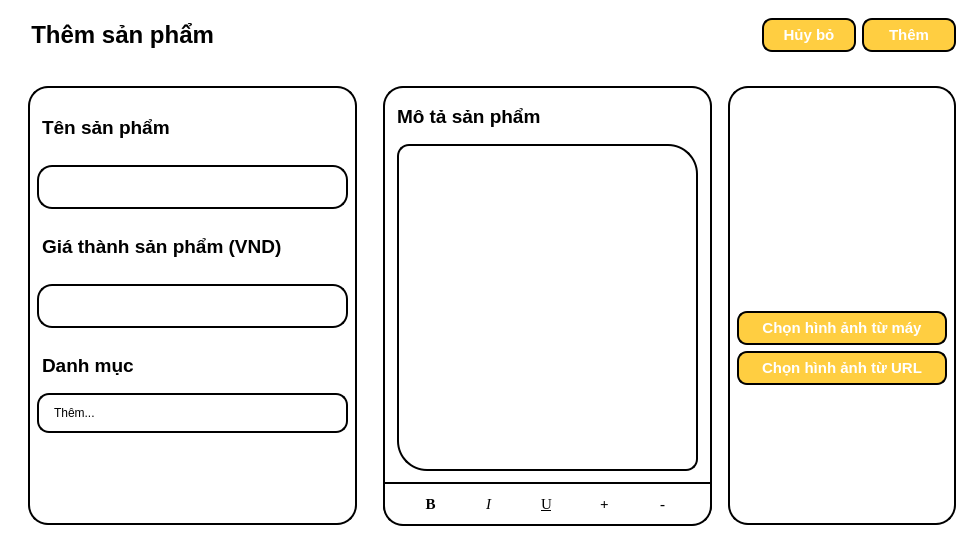
<?xml version="1.0" encoding="UTF-8"?>
<ui version="4.0">
 <class>MainWindow</class>
 <widget class="QMainWindow" name="MainWindow">
  <property name="geometry">
   <rect>
    <x>0</x>
    <y>0</y>
    <width>974</width>
    <height>553</height>
   </rect>
  </property>
  <property name="windowTitle">
   <string>MainWindow</string>
  </property>
  <property name="styleSheet">
   <string notr="true">background-color: white;
color: black;</string>
  </property>
  <widget class="QWidget" name="centralwidget">
   <layout class="QVBoxLayout" name="verticalLayout">
    <item>
     <widget class="QWidget" name="widget" native="true">
      <property name="styleSheet">
       <string notr="true">max-height: 60px;</string>
      </property>
      <layout class="QHBoxLayout" name="horizontalLayout_2">
       <item>
        <widget class="QLabel" name="l_title">
         <property name="font">
          <font>
           <family>Segoe UI</family>
           <pointsize>18</pointsize>
           <weight>75</weight>
           <bold>true</bold>
          </font>
         </property>
         <property name="text">
          <string>  Thêm sản phẩm</string>
         </property>
        </widget>
       </item>
       <item>
        <widget class="QPushButton" name="cancel">
         <property name="font">
          <font>
           <family>Segoe UI</family>
           <pointsize>11</pointsize>
           <weight>75</weight>
           <bold>true</bold>
          </font>
         </property>
         <property name="styleSheet">
          <string notr="true">QPushButton{
	border: 2px solid black;
	height: 30px;
	border-radius: 10px;
	background-color: #FFCE41;
	color: white;
	max-width: 90px;
	min-width: 90px;
}

QPushButton::hover{
	border: 3px solid black;
	height: 30px;
	border-radius: 10px;
	background-color: #FFCE41;
	max-width: 90px;
	min-width: 90px;
}

QPushButton::pressed{
	border: 3px solid black;
	height: 30px;
	border-radius: 10px;
	background-color: rgb(234, 188, 59);
	max-width: 90px;
	min-width: 90px;
}</string>
         </property>
         <property name="text">
          <string>Hủy bỏ</string>
         </property>
        </widget>
       </item>
       <item>
        <widget class="QPushButton" name="add">
         <property name="font">
          <font>
           <family>Segoe UI</family>
           <pointsize>11</pointsize>
           <weight>75</weight>
           <bold>true</bold>
          </font>
         </property>
         <property name="styleSheet">
          <string notr="true">QPushButton{
	border: 2px solid black;
	height: 30px;
	border-radius: 10px;
	background-color: #FFCE41;
	color: white;
	max-width: 90px;
	min-width: 90px;
}

QPushButton::hover{
	border: 3px solid black;
	height: 30px;
	border-radius: 10px;
	background-color: #FFCE41;
	max-width: 90px;
	min-width: 90px;
}

QPushButton::pressed{
	border: 3px solid black;
	height: 30px;
	border-radius: 10px;
	background-color: rgb(234, 188, 59);
	max-width: 90px;
	min-width: 90px;
}</string>
         </property>
         <property name="text">
          <string>Thêm</string>
         </property>
        </widget>
       </item>
      </layout>
     </widget>
    </item>
    <item>
     <widget class="QWidget" name="widget_2" native="true">
      <layout class="QHBoxLayout" name="horizontalLayout">
       <item>
        <widget class="QWidget" name="widget_5" native="true">
         <property name="styleSheet">
          <string notr="true">QWidget{
	/*max-height: 380px;*/
	background-color: white;
	color: black;
	border-radius: 20px;
	border: 2px solid black;
	margin: 10px;
}</string>
         </property>
         <layout class="QVBoxLayout" name="verticalLayout_4">
          <item>
           <widget class="QWidget" name="widget_3" native="true">
            <property name="styleSheet">
             <string notr="true">background-color: transparent;
border: 0px;
margin: 0px;
padding: 0px;
min-height: 15px;
max-height: 15px;</string>
            </property>
           </widget>
          </item>
          <item>
           <widget class="QLabel" name="name">
            <property name="font">
             <font>
              <family>Segoe UI</family>
              <pointsize>14</pointsize>
              <weight>75</weight>
              <bold>true</bold>
             </font>
            </property>
            <property name="styleSheet">
             <string notr="true">border: 0px;</string>
            </property>
            <property name="text">
             <string>Tên sản phẩm</string>
            </property>
           </widget>
          </item>
          <item>
           <widget class="QLineEdit" name="line_name">
            <property name="font">
             <font>
              <family>Segoe UI</family>
              <pointsize>12</pointsize>
             </font>
            </property>
            <property name="styleSheet">
             <string notr="true">padding: 5px;
border: 2px solid black;
border-radius: 15px;
height: 30px;
margin: 10px;</string>
            </property>
           </widget>
          </item>
          <item>
           <widget class="QLabel" name="price">
            <property name="font">
             <font>
              <family>Segoe UI</family>
              <pointsize>14</pointsize>
              <weight>75</weight>
              <bold>true</bold>
             </font>
            </property>
            <property name="styleSheet">
             <string notr="true">border: 0px;</string>
            </property>
            <property name="text">
             <string>Giá thành sản phẩm (VND)</string>
            </property>
           </widget>
          </item>
          <item>
           <widget class="QLineEdit" name="line_price">
            <property name="styleSheet">
             <string notr="true">padding: 5px;
border: 2px solid black;
border-radius: 15px;
height: 30px;
margin: 10px;</string>
            </property>
            <property name="inputMask">
             <string notr="true"/>
            </property>
            <property name="text">
             <string notr="true"/>
            </property>
            <property name="frame">
             <bool>false</bool>
            </property>
           </widget>
          </item>
          <item>
           <widget class="QLabel" name="tag">
            <property name="font">
             <font>
              <family>Segoe UI</family>
              <pointsize>14</pointsize>
              <weight>75</weight>
              <bold>true</bold>
             </font>
            </property>
            <property name="styleSheet">
             <string notr="true">border: 0px;</string>
            </property>
            <property name="text">
             <string>Danh mục</string>
            </property>
           </widget>
          </item>
          <item>
           <widget class="QComboBox" name="tag_name">
            <property name="styleSheet">
             <string notr="true">QComboBox{
	height: 30px;
	padding: 3px;
	border: 2px solid black;
	margin-top: 0px;
	border-radius: 12px;
	padding-left: 15px;
}

QComboBox::drop-down {
    border-color: transparent;
}

QComboBox QAbstractItemView {
    border: 1px solid gray;
    box-shadow: transparent;
	border-radius: 0px;
	margin: 0px;
}</string>
            </property>
            <item>
             <property name="text">
              <string>Thêm...</string>
             </property>
            </item>
           </widget>
          </item>
          <item>
           <spacer name="verticalSpacer_2">
            <property name="orientation">
             <enum>Qt::Vertical</enum>
            </property>
            <property name="sizeHint" stdset="0">
             <size>
              <width>20</width>
              <height>40</height>
             </size>
            </property>
           </spacer>
          </item>
         </layout>
        </widget>
       </item>
       <item>
        <widget class="QWidget" name="widget_6" native="true">
         <property name="styleSheet">
          <string notr="true">background-color: white;
color: black;
border-radius: 20px;
border: 2px solid black;
margin: 10px;</string>
         </property>
         <layout class="QVBoxLayout" name="verticalLayout_8">
          <item>
           <widget class="QLabel" name="discription">
            <property name="font">
             <font>
              <family>Segoe UI</family>
              <pointsize>14</pointsize>
              <weight>75</weight>
              <bold>true</bold>
             </font>
            </property>
            <property name="styleSheet">
             <string notr="true">border: 0px;
padding-top: 10px;</string>
            </property>
            <property name="text">
             <string>Mô tả sản phẩm</string>
            </property>
           </widget>
          </item>
          <item>
           <widget class="QTextEdit" name="textEdit">
            <property name="font">
             <font>
              <family>Segoe UI</family>
              <pointsize>12</pointsize>
             </font>
            </property>
            <property name="styleSheet">
             <string notr="true">padding: 5px;
border: 2px solid black;
margin: 15px;
margin-top: 0px;
margin-bottom: 5px;
border-radius: 30px;
border-top-left-radius: 12px;
border-bottom-right-radius: 12px;</string>
            </property>
            <property name="verticalScrollBarPolicy">
             <enum>Qt::ScrollBarAlwaysOff</enum>
            </property>
            <property name="horizontalScrollBarPolicy">
             <enum>Qt::ScrollBarAlwaysOff</enum>
            </property>
            <property name="html">
             <string>&lt;!DOCTYPE HTML PUBLIC &quot;-//W3C//DTD HTML 4.0//EN&quot; &quot;http://www.w3.org/TR/REC-html40/strict.dtd&quot;&gt;
&lt;html&gt;&lt;head&gt;&lt;meta name=&quot;qrichtext&quot; content=&quot;1&quot; /&gt;&lt;style type=&quot;text/css&quot;&gt;
p, li { white-space: pre-wrap; }
&lt;/style&gt;&lt;/head&gt;&lt;body style=&quot; font-family:'Segoe UI'; font-size:12pt; font-weight:400; font-style:normal;&quot;&gt;
&lt;p style=&quot;-qt-paragraph-type:empty; margin-top:0px; margin-bottom:0px; margin-left:0px; margin-right:0px; -qt-block-indent:0; text-indent:0px;&quot;&gt;&lt;br /&gt;&lt;/p&gt;&lt;/body&gt;&lt;/html&gt;</string>
            </property>
            <property name="placeholderText">
             <string/>
            </property>
           </widget>
          </item>
          <item>
           <widget class="QWidget" name="widget_9" native="true">
            <property name="styleSheet">
             <string notr="true">margin: 0px;
margin-left: 1px;
margin-right: 1px;
border: 2px solid black;
min-height: 35px;
max-height: 35px;
padding-bottom: 5px;
border-top-left-radius: 0px;
border-top-right-radius: 0px;</string>
            </property>
            <layout class="QHBoxLayout" name="horizontalLayout_7">
             <item>
              <widget class="QPushButton" name="bold">
               <property name="font">
                <font>
                 <family>Times New Roman</family>
                 <pointsize>11</pointsize>
                 <weight>75</weight>
                 <italic>false</italic>
                 <bold>true</bold>
                </font>
               </property>
               <property name="styleSheet">
                <string notr="true">QPushButton{
	margin: 0px;
	border: 0px;
	min-height: 25px;
	max-height: 25px;
	min-width: 25px;
	max-width: 25px;
	background-color: white;
	border-radius: 8px;
	padding: 0px;
}
QPushButton::hover{
	margin: 0px;
	border: 0px;
	min-height: 25px;
	max-height: 25px;
	min-width: 25px;
	max-width: 25px;
	background-color: #eeeeee;	
	border-radius: 8px;
	padding: 0px;
}
QPushButton::pressed{
	margin: 0px;
	border: 0px;
	min-height: 25px;
	max-height: 25px;
	min-width: 25px;
	max-width: 25px;
	background-color: gray;	
	border-radius: 8px;
	padding: 0px;
}</string>
               </property>
               <property name="text">
                <string>B</string>
               </property>
              </widget>
             </item>
             <item>
              <widget class="QPushButton" name="italic">
               <property name="font">
                <font>
                 <family>Times New Roman</family>
                 <pointsize>11</pointsize>
                 <italic>true</italic>
                </font>
               </property>
               <property name="styleSheet">
                <string notr="true">QPushButton{
	margin: 0px;
	border: 0px;
	min-height: 25px;
	max-height: 25px;
	min-width: 25px;
	max-width: 25px;
	background-color: white;
	border-radius: 8px;
	padding: 0px;
}
QPushButton::hover{
	margin: 0px;
	border: 0px;
	min-height: 25px;
	max-height: 25px;
	min-width: 25px;
	max-width: 25px;
	background-color: #eeeeee;	
	border-radius: 8px;
	padding: 0px;
}
QPushButton::pressed{
	margin: 0px;
	border: 0px;
	min-height: 25px;
	max-height: 25px;
	min-width: 25px;
	max-width: 25px;
	background-color: gray;	
	border-radius: 8px;
	padding: 0px;
}</string>
               </property>
               <property name="text">
                <string>I</string>
               </property>
              </widget>
             </item>
             <item>
              <widget class="QPushButton" name="underline">
               <property name="font">
                <font>
                 <family>Times New Roman</family>
                 <pointsize>11</pointsize>
                 <italic>false</italic>
                 <underline>true</underline>
                </font>
               </property>
               <property name="styleSheet">
                <string notr="true">QPushButton{
	margin: 0px;
	border: 0px;
	min-height: 25px;
	max-height: 25px;
	min-width: 25px;
	max-width: 25px;
	background-color: white;
	border-radius: 8px;
	padding: 0px;
}
QPushButton::hover{
	margin: 0px;
	border: 0px;
	min-height: 25px;
	max-height: 25px;
	min-width: 25px;
	max-width: 25px;
	background-color: #eeeeee;	
	border-radius: 8px;
	padding: 0px;
}
QPushButton::pressed{
	margin: 0px;
	border: 0px;
	min-height: 25px;
	max-height: 25px;
	min-width: 25px;
	max-width: 25px;
	background-color: gray;	
	border-radius: 8px;
	padding: 0px;
}</string>
               </property>
               <property name="text">
                <string>U</string>
               </property>
              </widget>
             </item>
             <item>
              <widget class="QPushButton" name="increase">
               <property name="font">
                <font>
                 <family>Times New Roman</family>
                 <pointsize>11</pointsize>
                 <weight>75</weight>
                 <italic>false</italic>
                 <bold>true</bold>
                </font>
               </property>
               <property name="styleSheet">
                <string notr="true">QPushButton{
	margin: 0px;
	border: 0px;
	min-height: 25px;
	max-height: 25px;
	min-width: 25px;
	max-width: 25px;
	background-color: white;
	border-radius: 8px;
	padding: 0px;
}
QPushButton::hover{
	margin: 0px;
	border: 0px;
	min-height: 25px;
	max-height: 25px;
	min-width: 25px;
	max-width: 25px;
	background-color: #eeeeee;	
	border-radius: 8px;
	padding: 0px;
}
QPushButton::pressed{
	margin: 0px;
	border: 0px;
	min-height: 25px;
	max-height: 25px;
	min-width: 25px;
	max-width: 25px;
	background-color: gray;	
	border-radius: 8px;
	padding: 0px;
}</string>
               </property>
               <property name="text">
                <string>+</string>
               </property>
              </widget>
             </item>
             <item>
              <widget class="QPushButton" name="decrease">
               <property name="font">
                <font>
                 <family>Times New Roman</family>
                 <pointsize>11</pointsize>
                 <weight>75</weight>
                 <italic>false</italic>
                 <bold>true</bold>
                </font>
               </property>
               <property name="styleSheet">
                <string notr="true">QPushButton{
	margin: 0px;
	border: 0px;
	min-height: 25px;
	max-height: 25px;
	min-width: 25px;
	max-width: 25px;
	background-color: white;
	border-radius: 8px;
	padding: 0px;
}
QPushButton::hover{
	margin: 0px;
	border: 0px;
	min-height: 25px;
	max-height: 25px;
	min-width: 25px;
	max-width: 25px;
	background-color: #eeeeee;	
	border-radius: 8px;
	padding: 0px;
}
QPushButton::pressed{
	margin: 0px;
	border: 0px;
	min-height: 25px;
	max-height: 25px;
	min-width: 25px;
	max-width: 25px;
	background-color: gray;	
	border-radius: 8px;
	padding: 0px;
}</string>
               </property>
               <property name="text">
                <string>-</string>
               </property>
              </widget>
             </item>
            </layout>
           </widget>
          </item>
         </layout>
        </widget>
       </item>
       <item>
        <widget class="QWidget" name="widget_4" native="true">
         <property name="styleSheet">
          <string notr="true">background-color: white;
border: 2px solid black;
border-radius: 20px;
margin-top: 10px;
margin-bottom: 10px;</string>
         </property>
         <layout class="QVBoxLayout" name="verticalLayout_2">
          <item>
           <widget class="QLabel" name="image">
            <property name="styleSheet">
             <string notr="true">max-width: 200px;
min-width: 200px;
max-height: 200px;
min-height: 200px;

background-color: white;
border: 0px;
border-radius: 0px;
margin: 5px;
margin-top: 15px;</string>
            </property>
            <property name="text">
             <string/>
            </property>
           </widget>
          </item>
          <item>
           <widget class="QPushButton" name="choose_image">
            <property name="font">
             <font>
              <family>Segoe UI</family>
              <pointsize>11</pointsize>
              <weight>75</weight>
              <bold>true</bold>
             </font>
            </property>
            <property name="styleSheet">
             <string notr="true">QPushButton{
	border: 2px solid black;
	height: 30px;
	border-radius: 10px;
	background-color: #FFCE41;
	color: white;
	max-height: 30px;
	min-height: 30px;
	margin: 0px;
}

QPushButton::hover{
	border: 3px solid black;
	height: 30px;
	border-radius: 10px;
	background-color: #FFCE41;
	max-height: 30px;
	min-height: 30px;
	margin: 0px;
}

QPushButton::pressed{
	border: 3px solid black;
	height: 30px;
	border-radius: 10px;
	background-color: rgb(234, 188, 59);
	max-height: 30px;
	min-height: 30px;
	margin: 0px;
}</string>
            </property>
            <property name="text">
             <string>Chọn hình ảnh từ máy</string>
            </property>
           </widget>
          </item>
          <item>
           <widget class="QPushButton" name="choose_image_url">
            <property name="font">
             <font>
              <family>Segoe UI</family>
              <pointsize>11</pointsize>
              <weight>75</weight>
              <bold>true</bold>
             </font>
            </property>
            <property name="styleSheet">
             <string notr="true">QPushButton{
	border: 2px solid black;
	height: 30px;
	border-radius: 10px;
	background-color: #FFCE41;
	color: white;
	max-height: 30px;
	min-height: 30px;
	margin: 0px;
}

QPushButton::hover{
	border: 3px solid black;
	height: 30px;
	border-radius: 10px;
	background-color: #FFCE41;
	max-height: 30px;
	min-height: 30px;
	margin: 0px;
}

QPushButton::pressed{
	border: 3px solid black;
	height: 30px;
	border-radius: 10px;
	background-color: rgb(234, 188, 59);
	max-height: 30px;
	min-height: 30px;
	margin: 0px;
}</string>
            </property>
            <property name="text">
             <string>Chọn hình ảnh từ URL</string>
            </property>
           </widget>
          </item>
          <item>
           <spacer name="verticalSpacer">
            <property name="orientation">
             <enum>Qt::Vertical</enum>
            </property>
            <property name="sizeHint" stdset="0">
             <size>
              <width>20</width>
              <height>40</height>
             </size>
            </property>
           </spacer>
          </item>
         </layout>
        </widget>
       </item>
      </layout>
     </widget>
    </item>
   </layout>
  </widget>
 </widget>
 <resources/>
 <connections/>
</ui>
